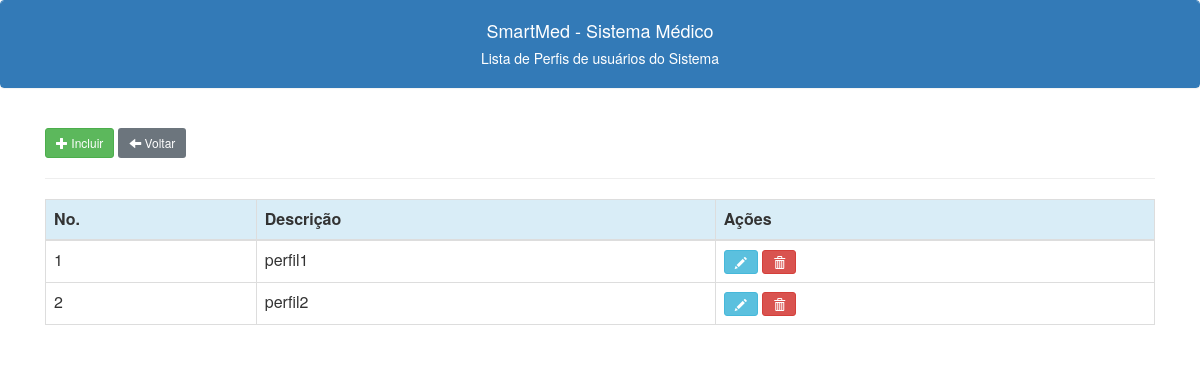
Before: /perfil_acesso.php (signed in) with the older database file.
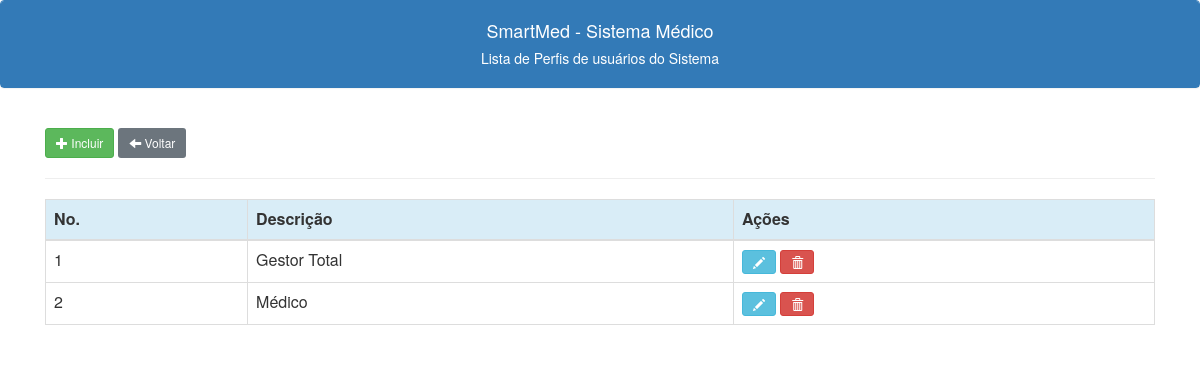
After: the same page with the newer database file.
### tables this page shows
CREATE TABLE IF NOT EXISTS `perfil_usuarios_opcoes` (
  `id` int NOT NULL AUTO_INCREMENT,
  `descricao` varchar(50) NOT NULL,
  `ativo` char(1) DEFAULT NULL,
  `fichaclinica` char(1) DEFAULT NULL,
  `fichaclinica_editar` char(1) DEFAULT NULL,
  `fichaclinica_historia` char(1) DEFAULT NULL,
  `fichaclinica_imagens` char(1) DEFAULT NULL,
  `fichaclinica_eventos` char(1) DEFAULT NULL,
  `fichaclinica_excluir` char(1) DEFAULT NULL,
  `agenda` char(1) DEFAULT NULL,
  `agenda_marcacao` char(1) DEFAULT NULL,
  `agenda_incluir` char(1) DEFAULT NULL,
  `agenda_remanejar` char(1) DEFAULT NULL,
  `agenda_desmarcar` char(1) DEFAULT NULL,
  `agenda_criacao` char(1) DEFAULT NULL,
  `prescricao_atestado` char(1) DEFAULT NULL,
  `prescricao` char(1) DEFAULT NULL,
  `prescricao_formula` char(1) DEFAULT NULL,
  `prescricao_medicamento` char(1) DEFAULT NULL,
  `prescricao_laudos` char(1) DEFAULT NULL,
  `prescricao_orientacao` char(1) DEFAULT NULL,
  `prescricao_relatorio` char(1) DEFAULT NULL,
  `prescricao_configuracao` char(1) DEFAULT NULL,
  `financeiro` char(1) DEFAULT NULL,
  `cad_profissionais` char(1) DEFAULT NULL,
  `cad_convenios` char(1) DEFAULT NULL,
  `cad_procedimentos` char(1) DEFAULT NULL,
  `cad_itenslaudos` char(1) DEFAULT NULL,
  `cad_medicamentos` char(1) DEFAULT NULL,
  `cad_orientacoes` char(1) DEFAULT NULL,
  `cad_formula` char(1) DEFAULT NULL,
  `cad_atestado` char(1) DEFAULT NULL,
  `cad_grupo_medicamento` char(1) DEFAULT NULL,
  `cad_grupo_exame` char(1) DEFAULT NULL,
  `cad_componente_formula` char(1) DEFAULT NULL,
  `cad_grupo_componentes` char(1) DEFAULT NULL,
  `cad_especialidades` char(1) DEFAULT NULL,
  `cad_parametros_eventos` char(1) DEFAULT NULL,
  `cad_diagnosticos` char(1) DEFAULT NULL,
  `configuracoes` char(1) DEFAULT NULL,
  PRIMARY KEY (`id`)
);

### perfil_acesso.php (the view, shortened to what this page needs)
<?php
include("conexao.php");
include("links.php");
?>
<!DOCTYPE html>
<html lang="en">
<body>
    <div class="panel panel-primary class">
        <div class="panel-heading text-center">
            <h4>SmartMed - Sistema Médico</h4>
            <h5>Lista de Perfis de usuários do Sistema<h5>
        </div>
    </div>
    <br>
    <div class="container -my5">
        <a class="btn btn-success btn-sm" href="/smedweb/perfil_novo.php"><span class="glyphicon glyphicon-plus"></span> Incluir</a>
        <a class="btn btn-secondary btn-sm" href="/smedweb/menu.php"><span class="glyphicon glyphicon-arrow-left"></span> Voltar</a>
        <hr>
        <table class="table display table-bordered tabperfis">
            <thead class="thead">
                <tr class="info">
                    <th scope="col">No.</th>
                    <th scope="col">Descrição</th>
                    <th scope="col">Ações</th>
                </tr>
            </thead>
            <tbody>
                <?php
                $c_sql = "SELECT perfil_usuarios_opcoes.id, perfil_usuarios_opcoes.descricao FROM perfil_usuarios_opcoes ORDER BY perfil_usuarios_opcoes.descricao";
                $result = $conection->query($c_sql);
                while ($c_linha = $result->fetch_assoc()) {
                    echo "
                    <tr>
                    <td>$c_linha[id]</td>
                    <td>$c_linha[descricao]</td>
                    <td>
                    <a class='btn btn-info btn-sm' title='Editar Convenios' href='/smedweb/perfil_editar.php?id=$c_linha[id]'><span class='glyphicon glyphicon-pencil'></span></a>
                    <a class='btn btn-danger btn-sm' title='Excluir Perfil' href='javascript:func()'onclick='confirmacao($c_linha[id])'><span class='glyphicon glyphicon-trash'></span></a>
                    </td>
                    </tr>
                    ";
                }
                ?>
            </tbody>
        </table>
    </div>
</body>
</html>

Changed rows visible on the page:
changed perfil_usuarios_opcoes id 1: descricao "perfil1" → "Gestor Total"
changed perfil_usuarios_opcoes id 2: descricao "perfil2" → "Médico"
